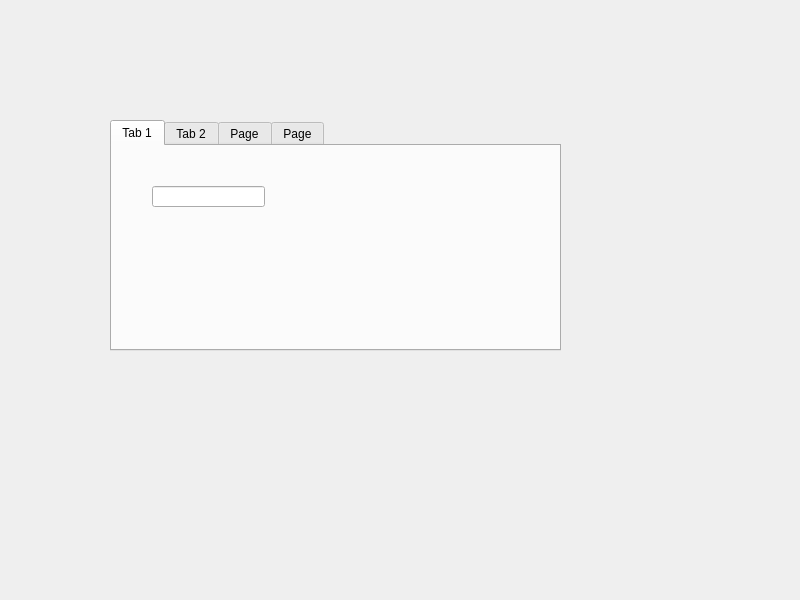
<?xml version="1.0" encoding="UTF-8"?>
<ui version="4.0">
 <class>Widget</class>
 <widget class="QWidget" name="Widget">
  <property name="geometry">
   <rect>
    <x>0</x>
    <y>0</y>
    <width>800</width>
    <height>600</height>
   </rect>
  </property>
  <property name="windowTitle">
   <string>Widget</string>
  </property>
  <widget class="QTabWidget" name="tabWidget">
   <property name="geometry">
    <rect>
     <x>110</x>
     <y>120</y>
     <width>451</width>
     <height>231</height>
    </rect>
   </property>
   <property name="currentIndex">
    <number>0</number>
   </property>
   <widget class="QWidget" name="tab">
    <attribute name="title">
     <string>Tab 1</string>
    </attribute>
    <widget class="QLineEdit" name="lineEdit">
     <property name="geometry">
      <rect>
       <x>40</x>
       <y>40</y>
       <width>113</width>
       <height>21</height>
      </rect>
     </property>
    </widget>
   </widget>
   <widget class="QWidget" name="tab_2">
    <attribute name="title">
     <string>Tab 2</string>
    </attribute>
    <widget class="QLineEdit" name="lineEdit_2">
     <property name="geometry">
      <rect>
       <x>40</x>
       <y>40</y>
       <width>113</width>
       <height>21</height>
      </rect>
     </property>
    </widget>
   </widget>
   <widget class="QWidget" name="tab_3">
    <attribute name="title">
     <string>Page</string>
    </attribute>
    <widget class="QWidget" name="layoutWidget">
     <property name="geometry">
      <rect>
       <x>60</x>
       <y>80</y>
       <width>330</width>
       <height>32</height>
      </rect>
     </property>
     <layout class="QHBoxLayout" name="horizontalLayout">
      <item>
       <widget class="QPushButton" name="pushButton">
        <property name="text">
         <string>PushButton</string>
        </property>
       </widget>
      </item>
      <item>
       <widget class="QPushButton" name="pushButton_2">
        <property name="text">
         <string>PushButton</string>
        </property>
       </widget>
      </item>
      <item>
       <widget class="QPushButton" name="pushButton_3">
        <property name="text">
         <string>PushButton</string>
        </property>
       </widget>
      </item>
     </layout>
    </widget>
   </widget>
   <widget class="QWidget" name="tab_4">
    <attribute name="title">
     <string>Page</string>
    </attribute>
   </widget>
  </widget>
 </widget>
 <resources/>
 <connections/>
</ui>
